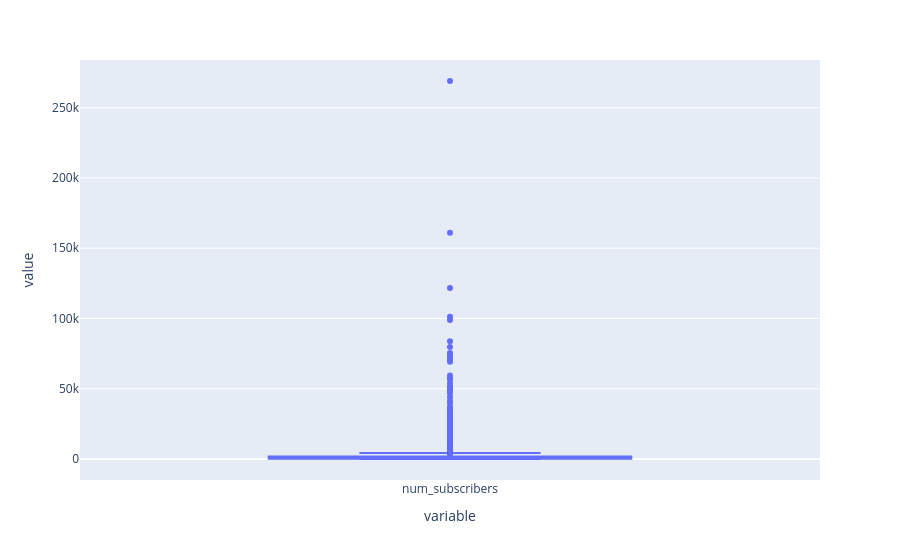

Notebook code cell kept with this figure:
### Markdown cell above
# Hendiling Outliers

### Code cell
px.box(df_copy['num_subscribers'])

### Figure 1 — Plotly figure (JSON) as saved in the notebook; plotly's stock layout.template omitted (floating-point values rounded to 4 significant figures; data arrays with more than 128 entries replaced by an {"elided": "..."} marker saying what was removed)
{"data": [{"alignmentgroup": "True", "hovertemplate": "variable=%{x}<br>value=%{y}<extra></extra>", "legendgroup": "", "marker": {"color": "#636efa"}, "name": "", "notched": false, "offsetgroup": "", "orientation": "v", "showlegend": false, "type": "box", "x": {"elided": "3674 str values"}, "x0": " ", "xaxis": "x", "y": {"elided": "3674 float values"}, "y0": " ", "yaxis": "y"}], "layout": {"boxmode": "group", "legend": {"tracegroupgap": 0}, "margin": {"t": 60}, "xaxis": {"anchor": "y", "domain": [0, 1], "title": {"text": "variable"}}, "yaxis": {"anchor": "x", "domain": [0, 1], "title": {"text": "value"}}}}
